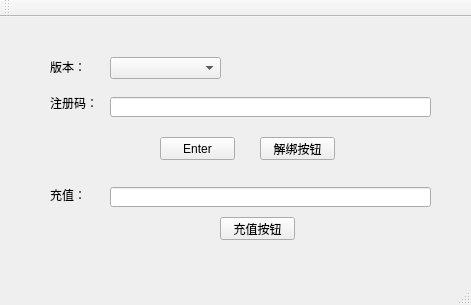
<?xml version="1.0" encoding="UTF-8"?>
<ui version="4.0">
 <class>ScripterMainClass</class>
 <widget class="QMainWindow" name="ScripterMainClass">
  <property name="geometry">
   <rect>
    <x>0</x>
    <y>0</y>
    <width>471</width>
    <height>305</height>
   </rect>
  </property>
  <property name="windowTitle">
   <string>QQ</string>
  </property>
  <widget class="QWidget" name="centralWidget">
   <widget class="QPushButton" name="pushButton">
    <property name="geometry">
     <rect>
      <x>160</x>
      <y>120</y>
      <width>75</width>
      <height>23</height>
     </rect>
    </property>
    <property name="text">
     <string>Enter</string>
    </property>
   </widget>
   <widget class="QLabel" name="label">
    <property name="geometry">
     <rect>
      <x>50</x>
      <y>80</y>
      <width>54</width>
      <height>12</height>
     </rect>
    </property>
    <property name="text">
     <string>注册码：</string>
    </property>
   </widget>
   <widget class="QLineEdit" name="lineEdit">
    <property name="geometry">
     <rect>
      <x>110</x>
      <y>80</y>
      <width>321</width>
      <height>20</height>
     </rect>
    </property>
   </widget>
   <widget class="QPushButton" name="unBindBtn">
    <property name="geometry">
     <rect>
      <x>260</x>
      <y>120</y>
      <width>75</width>
      <height>23</height>
     </rect>
    </property>
    <property name="text">
     <string>解绑按钮</string>
    </property>
   </widget>
   <widget class="QLabel" name="label_2">
    <property name="geometry">
     <rect>
      <x>50</x>
      <y>170</y>
      <width>54</width>
      <height>16</height>
     </rect>
    </property>
    <property name="text">
     <string>充值：</string>
    </property>
   </widget>
   <widget class="QLineEdit" name="chongzhiLine">
    <property name="geometry">
     <rect>
      <x>110</x>
      <y>170</y>
      <width>321</width>
      <height>20</height>
     </rect>
    </property>
   </widget>
   <widget class="QPushButton" name="chongzhiBtn">
    <property name="geometry">
     <rect>
      <x>220</x>
      <y>200</y>
      <width>75</width>
      <height>23</height>
     </rect>
    </property>
    <property name="text">
     <string>充值按钮</string>
    </property>
   </widget>
   <widget class="QLabel" name="label_3">
    <property name="geometry">
     <rect>
      <x>50</x>
      <y>40</y>
      <width>54</width>
      <height>20</height>
     </rect>
    </property>
    <property name="text">
     <string>版本：</string>
    </property>
   </widget>
   <widget class="QComboBox" name="modeComboBox">
    <property name="geometry">
     <rect>
      <x>110</x>
      <y>40</y>
      <width>111</width>
      <height>22</height>
     </rect>
    </property>
   </widget>
  </widget>
  <widget class="QMenuBar" name="menuBar">
   <property name="geometry">
    <rect>
     <x>0</x>
     <y>0</y>
     <width>471</width>
     <height>23</height>
    </rect>
   </property>
  </widget>
  <widget class="QToolBar" name="mainToolBar">
   <attribute name="toolBarArea">
    <enum>TopToolBarArea</enum>
   </attribute>
   <attribute name="toolBarBreak">
    <bool>false</bool>
   </attribute>
  </widget>
  <widget class="QStatusBar" name="statusBar"/>
 </widget>
 <layoutdefault spacing="6" margin="11"/>
 <tabstops>
  <tabstop>pushButton</tabstop>
 </tabstops>
 <resources>
  <include location="ScripterMain.qrc"/>
 </resources>
 <connections>
  <connection>
   <sender>pushButton</sender>
   <signal>clicked()</signal>
   <receiver>ScripterMainClass</receiver>
   <slot>enterBtnClicked()</slot>
   <hints>
    <hint type="sourcelabel">
     <x>220</x>
     <y>174</y>
    </hint>
    <hint type="destinationlabel">
     <x>123</x>
     <y>100</y>
    </hint>
   </hints>
  </connection>
 </connections>
 <slots>
  <slot>enterBtnClicked()</slot>
 </slots>
</ui>
